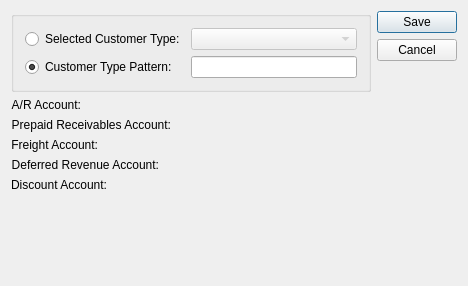
<?xml version="1.0" encoding="UTF-8"?>
<ui version="4.0">
 <comment>This file is part of the xTuple ERP: PostBooks Edition, a free and
open source Enterprise Resource Planning software suite,
Copyright (c) 1999-2018 by OpenMFG LLC, d/b/a xTuple.
It is licensed to you under the Common Public Attribution License
version 1.0, the full text of which (including xTuple-specific Exhibits)
is available at www.xtuple.com/CPAL.  By using this software, you agree
to be bound by its terms.</comment>
 <class>arAccountAssignment</class>
 <widget class="QDialog" name="arAccountAssignment">
  <property name="geometry">
   <rect>
    <x>0</x>
    <y>0</y>
    <width>468</width>
    <height>286</height>
   </rect>
  </property>
  <property name="windowTitle">
   <string>A/R Account Assignment</string>
  </property>
  <layout class="QGridLayout" name="gridLayout">
   <item row="0" column="0">
    <widget class="QGroupBox" name="_customerTypeGroup">
     <property name="title">
      <string/>
     </property>
     <layout class="QGridLayout" name="gridLayout_2">
      <item row="0" column="0">
       <widget class="QRadioButton" name="_selectedCustomerType">
        <property name="text">
         <string>Selected Customer Type:</string>
        </property>
       </widget>
      </item>
      <item row="0" column="1">
       <widget class="XComboBox" name="_customerTypes">
        <property name="enabled">
         <bool>false</bool>
        </property>
        <property name="sizePolicy">
         <sizepolicy hsizetype="Expanding" vsizetype="Fixed">
          <horstretch>0</horstretch>
          <verstretch>0</verstretch>
         </sizepolicy>
        </property>
       </widget>
      </item>
      <item row="1" column="0">
       <widget class="QRadioButton" name="_customerTypePattern">
        <property name="text">
         <string>Customer Type Pattern:</string>
        </property>
        <property name="checked">
         <bool>true</bool>
        </property>
       </widget>
      </item>
      <item row="1" column="1">
       <widget class="XLineEdit" name="_customerType">
        <property name="enabled">
         <bool>true</bool>
        </property>
       </widget>
      </item>
     </layout>
    </widget>
   </item>
   <item row="0" column="1" rowspan="2">
    <widget class="QDialogButtonBox" name="_buttonBox">
     <property name="orientation">
      <enum>Qt::Vertical</enum>
     </property>
     <property name="standardButtons">
      <set>QDialogButtonBox::Cancel|QDialogButtonBox::Save</set>
     </property>
    </widget>
   </item>
   <item row="1" column="0">
    <layout class="QVBoxLayout" name="verticalLayout">
     <item>
      <layout class="QFormLayout" name="formLayout">
       <item row="0" column="0">
        <widget class="QLabel" name="_arAccountLit">
         <property name="text">
          <string>A/R Account:</string>
         </property>
         <property name="alignment">
          <set>Qt::AlignRight|Qt::AlignTrailing|Qt::AlignVCenter</set>
         </property>
        </widget>
       </item>
       <item row="0" column="1">
        <widget class="GLCluster" name="_ar"/>
       </item>
       <item row="1" column="0">
        <widget class="QLabel" name="_prepaidLit">
         <property name="text">
          <string>Prepaid Receivables Account:</string>
         </property>
         <property name="alignment">
          <set>Qt::AlignRight|Qt::AlignTrailing|Qt::AlignVCenter</set>
         </property>
        </widget>
       </item>
       <item row="1" column="1">
        <widget class="GLCluster" name="_prepaid"/>
       </item>
       <item row="2" column="0">
        <widget class="QLabel" name="_freightAccountLit">
         <property name="text">
          <string>Freight Account:</string>
         </property>
         <property name="alignment">
          <set>Qt::AlignRight|Qt::AlignTrailing|Qt::AlignVCenter</set>
         </property>
        </widget>
       </item>
       <item row="2" column="1">
        <widget class="GLCluster" name="_freight"/>
       </item>
       <item row="3" column="0">
        <widget class="QLabel" name="_deferredLit">
         <property name="text">
          <string>Deferred Revenue Account:</string>
         </property>
         <property name="alignment">
          <set>Qt::AlignRight|Qt::AlignTrailing|Qt::AlignVCenter</set>
         </property>
        </widget>
       </item>
       <item row="3" column="1">
        <widget class="GLCluster" name="_deferred"/>
       </item>
       <item row="4" column="0">
        <widget class="QLabel" name="_discountAccountLit">
         <property name="text">
          <string>Discount Account:</string>
         </property>
         <property name="alignment">
          <set>Qt::AlignRight|Qt::AlignTrailing|Qt::AlignVCenter</set>
         </property>
        </widget>
       </item>
       <item row="4" column="1">
        <widget class="GLCluster" name="_discount"/>
       </item>
      </layout>
     </item>
     <item>
      <spacer>
       <property name="orientation">
        <enum>Qt::Vertical</enum>
       </property>
       <property name="sizeType">
        <enum>QSizePolicy::Expanding</enum>
       </property>
       <property name="sizeHint" stdset="0">
        <size>
         <width>16</width>
         <height>0</height>
        </size>
       </property>
      </spacer>
     </item>
    </layout>
   </item>
  </layout>
 </widget>
 <layoutdefault spacing="6" margin="11"/>
 <customwidgets>
  <customwidget>
   <class>GLCluster</class>
   <extends>QWidget</extends>
   <header>glcluster.h</header>
  </customwidget>
  <customwidget>
   <class>XComboBox</class>
   <extends>QComboBox</extends>
   <header>xcombobox.h</header>
  </customwidget>
  <customwidget>
   <class>XLineEdit</class>
   <extends>QLineEdit</extends>
   <header>xlineedit.h</header>
   <container>1</container>
  </customwidget>
 </customwidgets>
 <tabstops>
  <tabstop>_ar</tabstop>
  <tabstop>_prepaid</tabstop>
  <tabstop>_freight</tabstop>
 </tabstops>
 <resources/>
 <connections>
  <connection>
   <sender>_selectedCustomerType</sender>
   <signal>toggled(bool)</signal>
   <receiver>_customerTypes</receiver>
   <slot>setEnabled(bool)</slot>
   <hints>
    <hint type="sourcelabel">
     <x>20</x>
     <y>20</y>
    </hint>
    <hint type="destinationlabel">
     <x>20</x>
     <y>20</y>
    </hint>
   </hints>
  </connection>
  <connection>
   <sender>_customerTypePattern</sender>
   <signal>toggled(bool)</signal>
   <receiver>_customerType</receiver>
   <slot>setEnabled(bool)</slot>
   <hints>
    <hint type="sourcelabel">
     <x>20</x>
     <y>20</y>
    </hint>
    <hint type="destinationlabel">
     <x>20</x>
     <y>20</y>
    </hint>
   </hints>
  </connection>
 </connections>
</ui>
